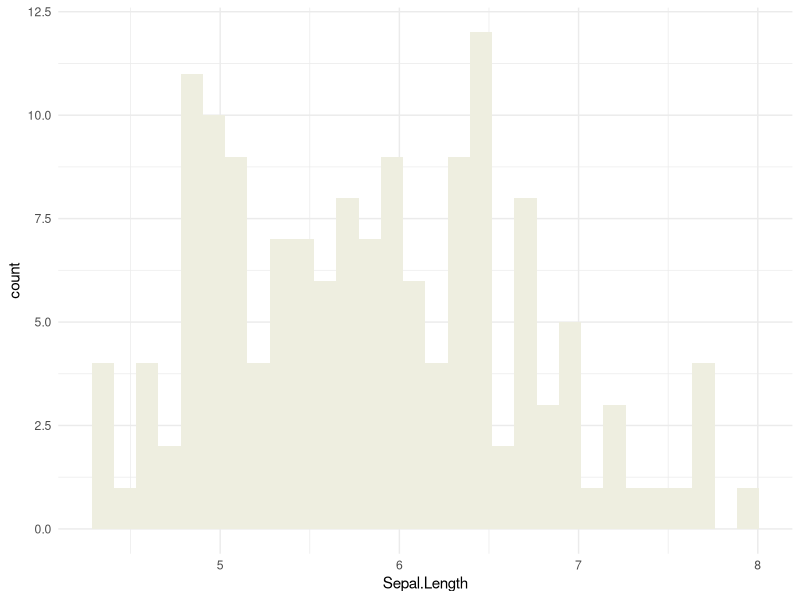

This figure's R source:
## ---- chunk 1
knitr::opts_chunk$set(echo = TRUE)
library(tidyverse)
## ---- chunk 2
col <- colors()
colors()
## ---- chunk 3
ggplot(iris, aes(x=Sepal.Length)) +
  geom_histogram(fill=col[379]) +
  theme_minimal()
